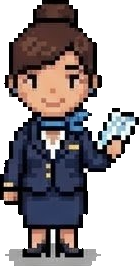
#> input picture tour/assets/art/npc/ca-front.png, 139 x 266 px
$ python prep_haneda067.py
#> lines starting #> are read from the running program, lines starting #| are printed output that depends on the picture
# -*- coding: utf-8 -*-
"""羽田出発の残り場面(タスク067)の派生素材。NEAREST のみ(ぼかさない)。使い方: python3 tour-src/art/prep_haneda067.py
機内の会話場面の客室乗務員: 既存の正面の絵 npc/ca-front.png(139×266)を高さ274に → npc/ca-front-274.png
  (頭105px＝この場面のキングの頭100pxの1.05倍。配置の正本プレビューと画素を突き合わせて同じ絵と確認済み)"""
import os
from PIL import Image
ROOT = os.path.dirname(os.path.dirname(os.path.dirname(os.path.abspath(__file__))))
NPC = os.path.join(ROOT, 'tour/assets/art/npc')
im = Image.open(os.path.join(NPC, 'ca-front.png')).convert('RGBA')
#> im is the input picture: PIL image 139x266 RGBA; mean R, G, B, A 154, 147.3, 149.5, 146.2
H = 274; W = round(im.width * H / im.height)
#> after `W = round(im.width * H / im.height)`: W = 143
im.resize((W, H), Image.NEAREST).save(os.path.join(NPC, 'ca-front-274.png'), optimize=True)
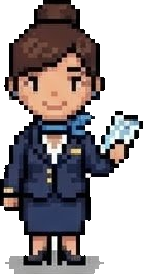
#> saved as ca-front-274.png: PIL image 143x274 RGBA; mean R, G, B, A 153.8, 147.1, 149.3, 146.6; transparent parts drawn white
print('ca-front-274.png', W, H)
#| ca-front-274.png 143 274

# (2) 出国審査(hnd_exit)の係官と青いスーツケース: 配置の正本プレビュー(ref-haneda067/)から、背景(haneda-exit-immigration-v1.png)と違う画素だけを切り出す。
#   係官: プレビューの係官は既存の o2-front-officer-blue(110×272)より小さく(幅97)、作りも細かい別の絵。既存を流用すると大きさが合わないので、見えている頭と肩(窓口のカウンター y=600 まで)をそのまま使う。
#   スーツケース: 既存の artSuit(四角い箱)とは別の絵(青い本体・黄色の荷札・持ち手・車輪)。
#   どちらも 中心 x が 768 / 862 になるよう左右に透明の列を足し、係官は下に8行足す(うなずきの上下で窓の下に隙間が出ないため。最下行のくり返し)。
import numpy as np, scipy.ndimage as nd
REF = os.path.join(ROOT, 'tour-src/art/ref-haneda067/haneda-exit-immigration-preview.png')
pv = np.array(Image.open(REF).convert('RGB')); bg = np.array(Image.open(os.path.join(ROOT, 'tour/assets/art/haneda-exit-immigration-v1.png')).convert('RGB'))
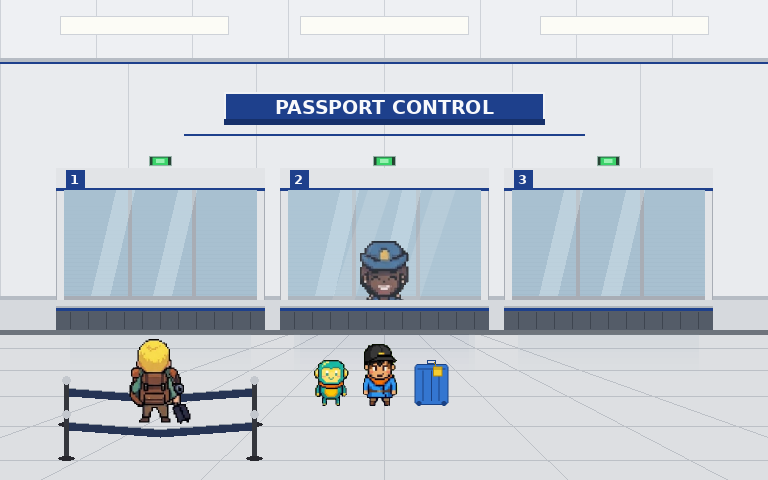
#> input picture tour-src/art/ref-haneda067/haneda-exit-immigration-preview.png, 1536 x 960 px (shown at 1/2 size)
#> further down, pv is the input picture: shape (960, 1536, 3); mean R, G, B 198.2, 205.4, 213.4
#> (the run stopped early here; a loop or call above may not have finished)
